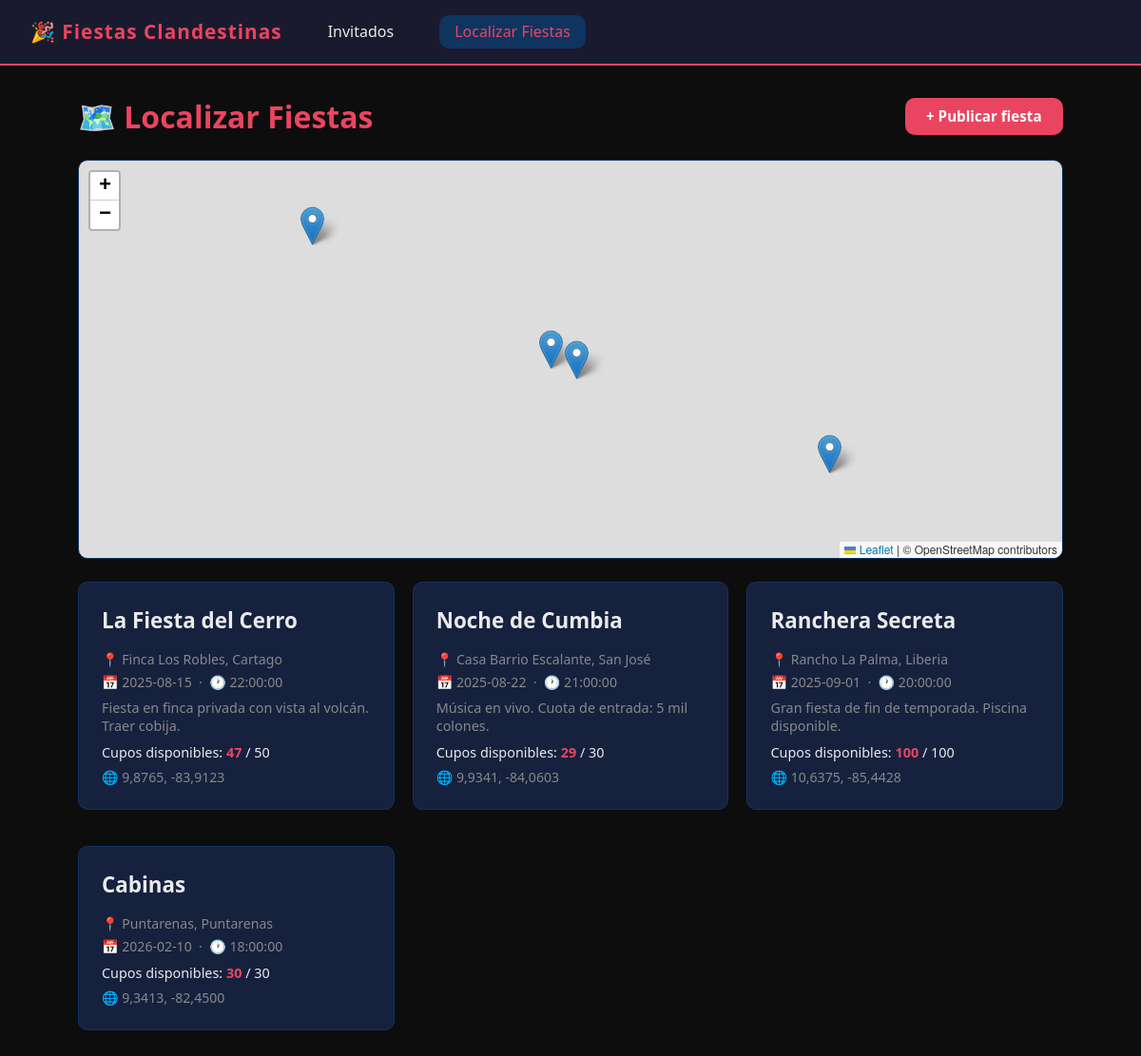
Page /localizacion/ on the committed database.
### backend/models/__init__.py (models this page shows, shortened)
class Fiesta(models.Model):
    nombre = models.CharField(max_length=200)
    ubicacion = models.CharField(max_length=300)
    latitud = models.FloatField(null=True, blank=True)
    longitud = models.FloatField(null=True, blank=True)
    capacidad = models.PositiveIntegerField()
    fecha = models.DateField()
    hora = models.TimeField()
    descripcion = models.TextField(blank=True, default='')
    created_at = models.DateTimeField(auto_now_add=True)
    class Meta:
        db_table = 'fiestas'
        ordering = ['fecha', 'hora']
    def cupos_disponibles(self, invitados_confirmados: int) -> int:
        return max(0, self.capacidad - invitados_confirmados)
    def to_dict(self) -> dict:
        return {
            'id': self.id,
            'nombre': self.nombre,
            'ubicacion': self.ubicacion,
            'latitud': self.latitud,
            'longitud': self.longitud,
            'capacidad': self.capacidad,
            'fecha': str(self.fecha),
            'hora': str(self.hora),
            'descripcion': self.descripcion,
            'created_at': str(self.created_at),
        }

### backend/views.py (the view)
# urls.py: path('localizacion/', views.localizacion_home, name='localizacion_home'),
def localizacion_home(request):
    fiestas = fiesta_service.listar_fiestas()
    context = {'fiestas': fiestas, 'active': 'localizacion'}
    return render(request, 'localizacion/home.html', context)

### backend/business_logic/__init__.py (called while the page is built)
    def listar_fiestas(self) -> list[dict]:
        fiestas = self.fiesta_repo.find_all()
        result = []
        for f in fiestas:
            data = f.to_dict()
            confirmados = self.fiesta_repo.count_invitados_confirmados(f.id)
            data['invitados_confirmados'] = confirmados
            data['cupos_disponibles'] = f.cupos_disponibles(confirmados)
            result.append(data)
        return result

### backend/repositories/__init__.py (called while the page is built)
    def find_all(self) -> list[Fiesta]:
        return list(Fiesta.objects.all())

    def count_invitados_confirmados(self, fiesta_id: int) -> int:
        return Invitado.objects.filter(
            fiesta_id=fiesta_id,
            estado='confirmado',
        ).count()

### frontend_localizacion/templates/localizacion/home.html (shortened to what this page needs)
{% extends "base.html" %}
{% block extra_style %}
<link rel="stylesheet" href="https://unpkg.com/leaflet@1.9.4/dist/leaflet.css" />
{% endblock %}
{% block content %}
<div style="display:flex; justify-content:space-between; align-items:center; margin-bottom:1.5rem; flex-wrap:wrap; gap:1rem;">
  <h1 style="margin:0;">🗺️ Localizar Fiestas</h1>
  <a href="/localizacion/nueva/" class="btn btn-primary">+ Publicar fiesta</a>
</div>
<div id="map"></div>
{% if fiestas %}
<div class="grid grid-2">
  {% for fiesta in fiestas %}
  <div class="card">
    <h2>{{ fiesta.nombre }}</h2>
    <p class="meta">📍 {{ fiesta.ubicacion }}</p>
    <p class="meta">📅 {{ fiesta.fecha }} &nbsp;·&nbsp; 🕐 {{ fiesta.hora }}</p>
    {% if fiesta.descripcion %}
    <p style="margin-top:0.5rem; font-size:0.9rem; color:var(--muted);">{{ fiesta.descripcion }}</p>
    {% endif %}
    <p class="cupos">Cupos disponibles: <span>{{ fiesta.cupos_disponibles }}</span> / {{ fiesta.capacidad }}</p>
    {% if fiesta.latitud and fiesta.longitud %}
    <p class="meta" style="margin-top:0.4rem;">🌐 {{ fiesta.latitud|floatformat:4 }}, {{ fiesta.longitud|floatformat:4 }}</p>
    {% endif %}
  </div>
  {% endfor %}
</div>
{% else %}
<div class="card">
  <p style="color:var(--muted);">No hay fiestas registradas. <a href="/localizacion/nueva/" style="color:var(--accent);">Publica la primera.</a></p>
</div>
{% endif %}
{% endblock %}

### frontend_invitados/templates/base.html (style rules this page uses)
*, *::before, *::after { box-sizing: border-box; margin: 0; padding: 0; }
:root { --bg: #0d0d0d; --surface: #1a1a2e; --card: #16213e; --accent: #e94560; --accent2: #0f3460; --text: #eaeaea; --muted: #888; --success: #2ecc71; --warning: #f39c12; --danger: #e74c3c; --radius: 10px; --font: 'Segoe UI', system-ui, sans-serif; }
body { background: var(--bg); color: var(--text); font-family: var(--font); min-height: 100vh; }
h1 { font-size: 2rem; color: var(--accent); margin-bottom: 1.5rem; }
h2 { font-size: 1.4rem; color: var(--text); margin-bottom: 1rem; }
.card { background: var(--card); border: 1px solid var(--accent2); border-radius: var(--radius); padding: 1.5rem; margin-bottom: 1.2rem; transition: border-color 0.2s; }
.btn { display: inline-block; padding: 0.6rem 1.4rem; border-radius: var(--radius); border: none; cursor: pointer; font-size: 0.95rem; font-weight: 600; text-decoration: none; transition: opacity 0.2s; }
.btn-primary { background: var(--accent); color: #fff; }
.grid { display: grid; gap: 1.2rem; }
.grid-2 { grid-template-columns: repeat(auto-fill, minmax(320px, 1fr)); }
.meta { color: var(--muted); font-size: 0.88rem; margin-top: 0.3rem; }
.cupos { font-size: 0.9rem; margin-top: 0.6rem; }
.cupos span { font-weight: 700; color: var(--accent); }

### frontend_localizacion/templates/localizacion/home.html (style rules this page uses)
#map { height: 420px; width: 100%; min-height: 420px; border-radius: var(--radius); border: 1px solid var(--accent2); margin-bottom: 1.5rem; }

### rows in the picture
Fiesta: nombre "La Fiesta del Cerro", ubicacion "Finca Los Robles, Cartago", fecha "2025-08-15", hora "22:00:00", descripcion "Fiesta en finca privada con vista al volcán. Traer cobija.", cupos_disponibles "47", capacidad "50", latitud "9,8765", longitud "-83,9123"
Fiesta: nombre "Noche de Cumbia", ubicacion "Casa Barrio Escalante, San José", fecha "2025-08-22", hora "21:00:00", descripcion "Música en vivo. Cuota de entrada: 5 mil colones.", cupos_disponibles "29", capacidad "30", latitud "9,9341", longitud "-84,0603"
Fiesta: nombre "Ranchera Secreta", ubicacion "Rancho La Palma, Liberia", fecha "2025-09-01", hora "20:00:00", descripcion "Gran fiesta de fin de temporada. Piscina disponible.", cupos_disponibles "100", capacidad "100", latitud "10,6375", longitud "-85,4428"
Fiesta: nombre "Cabinas", ubicacion "Puntarenas, Puntarenas", fecha "2026-02-10", hora "18:00:00", cupos_disponibles "30", capacidad "30", latitud "9,3413", longitud "-82,4500"
